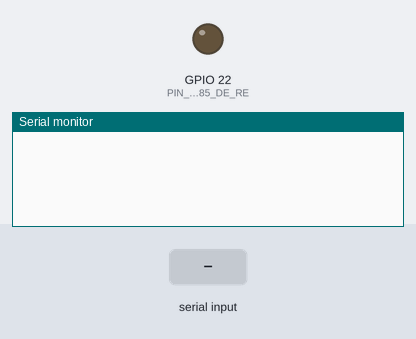
Bench run of a sketch on a simulated ESP32. On the bench: output pins drawn as LEDs (lit = HIGH), the last lines printed to the serial monitor. Inputs (shaded band) come from the test bench.

Above: at 1.2 s.
1.3 s: "TX2\n" received over the second serial link
At 2.3 s:
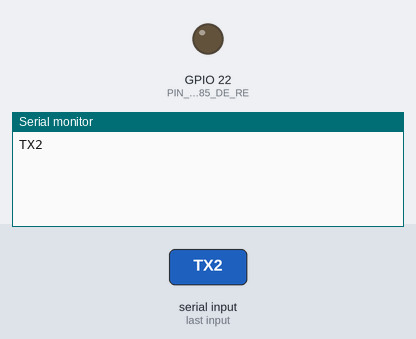
2.8 s: "RX2\n" received over the second serial link
At 3.4 s:
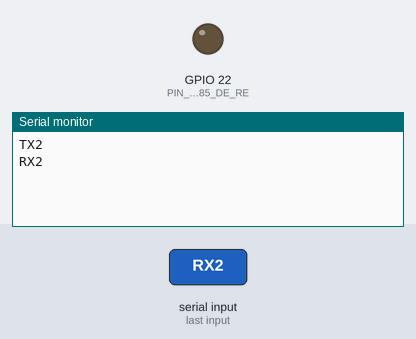
4.3 s: "D22\n" received over the second serial link
At 5.8 s:
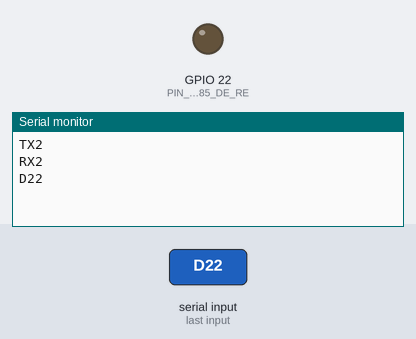

The sketch:

Topside_ESP1.ino
```cpp
// ESP32_1 (topside) — USB <-> RS485 bridge, now on separate UARTs.
//
// PHYSICAL WIRING — connect like this:
//
//   ESP32 pin (silkscreen)  →  MAX485 pin (label printed on module)
//   ───────────────────────────────────────────────────────────────
//   TX2  (= GPIO17)         →  "DI"  (data going into the transceiver)
//   RX2  (= GPIO16)         ←  "RO"  (received data — THROUGH voltage divider!)
//   D22  (= GPIO22)         →  "DE"  AND  "RE"  (tie both pins together, one wire from D22)
//   5V                      →  "VCC"
//   GND                     →  "GND"
//
//   MAX485 "A"  ──►  tether conductor going down to onboard MAX485 "A"
//   MAX485 "B"  ──►  tether conductor going down to onboard MAX485 "B"
//
//   USB cable to laptop uses UART0 internally (TX0 = GPIO1, RX0 = GPIO3).
//   These pins are not exposed for wiring — the USB-to-UART chip on the dev
//   board handles them. Just plug in the USB-C / micro-USB cable.
//
// NOTE — voltage divider on RO line:
//   MAX485 RO outputs 5V logic which would damage the ESP32's 3.3V GPIO16.
//   Install 3x 4.7kΩ resistors as a divider:
//     RO ──[4.7k]──┬── GPIO16
//                  │
//                 [4.7k]
//                  │
//                 [4.7k]
//                  │
//                 GND
//   Output at the divider node = 3.33V (safe for the ESP32).
//
// Bridge logic is half-duplex (MAX485 is half-duplex):
//   - Idle in receive mode (DE/RE LOW). Anything from the tether goes up to the laptop.
//   - When the laptop sends bytes, flip to TX, write them out, flush, flip back to RX.

// ESP32 dev-board pin (silkscreen) → MAX485 module pin
static const int PIN_RS485_TX    = 17;  // dev-board "TX2"  → MAX485 "DI"
static const int PIN_RS485_RX    = 16;  // dev-board "RX2"  → MAX485 "RO" (through voltage divider!)
static const int PIN_RS485_DE_RE = 22;  // dev-board "D22"  → MAX485 "DE" AND "RE" (tied together)

static const uint32_t BAUD = 115200;

inline void rs485SetTx(bool tx) {
  digitalWrite(PIN_RS485_DE_RE, tx ? HIGH : LOW);
}

void setup() {
  pinMode(PIN_RS485_DE_RE, OUTPUT);
  rs485SetTx(false);

  Serial.begin(115200);                                            // USB <-> laptop
  Serial2.begin(115200, SERIAL_8N1, PIN_RS485_RX, PIN_RS485_TX);   // RS485
}

void loop() {
  // Laptop -> tether
  if (Serial.available()) {
    rs485SetTx(true);
    while (Serial.available()) {
      Serial2.write((uint8_t)Serial.read());
    }
    Serial2.flush();
    delayMicroseconds(50);
    rs485SetTx(false);
  }
  // Tether -> laptop (telemetry / debug from ESP32_2)
  while (Serial2.available()) {
    Serial.write((uint8_t)Serial2.read());
  }
}
```

Measured:
- after the input at 1.3 s, the serial monitor: prints a new line at once (image 1)
- after the input at 2.8 s, the serial monitor: prints a new line at once (image 2)
- after the input at 4.3 s, the serial monitor: prints a new line at once (image 3)
